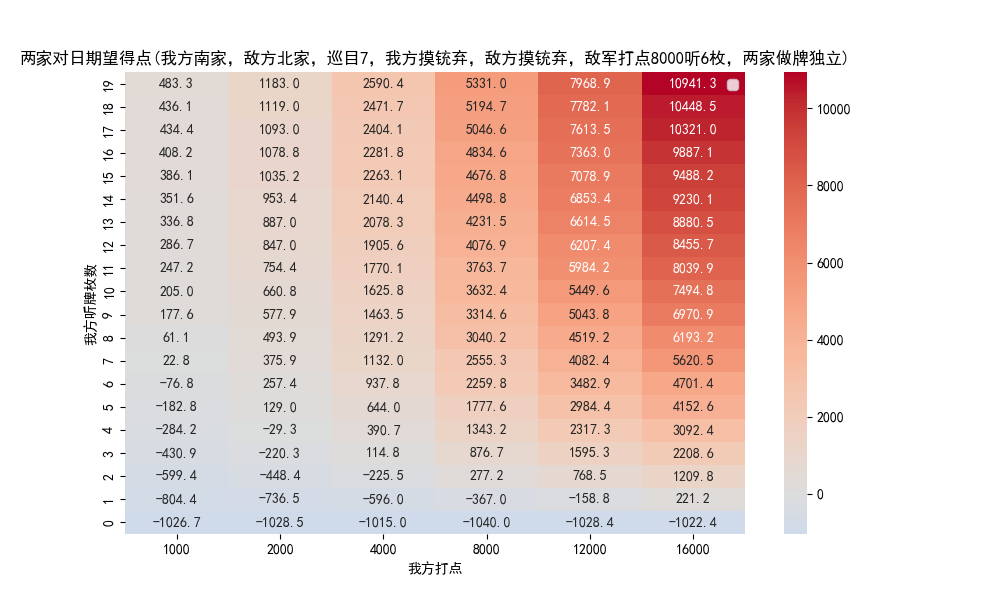

The Python source for this figure:
import argparse
import matplotlib.pyplot as plt
import os
import pandas as pd
import random
import seaborn as sns
import utils


SIM_NAME, _ = os.path.splitext(os.path.basename(__file__))
DATA_SET_NAME = f'{SIM_NAME}.csv'
PNG_PATH = f'{SIM_NAME}.png'


def sample():
    def all_data():
        draw_pile_size = 46
        for my_wait_count in range(20):
            for my_hand_power in [1000, 2000, 4000, 8000, 12000, 16000]:
                data_points = [utils.simulate_duel(my_index=1, oppo_index=3, draw_pile_size=draw_pile_size, my_wait_count=my_wait_count, my_hand_power=my_hand_power, i_may_get_off=True, oppo_wait_count=6, oppo_hand_power=8000, oppo_may_get_off=True) for _ in range(10000)]
                avg_score_diff = sum(data_points) / 10000
                yield (my_wait_count, my_hand_power, draw_pile_size, avg_score_diff)
    dataset = list(all_data())
    df = pd.DataFrame(dataset, columns=['my_wait_count', 'my_hand_power', 'draw_pile_size', 'avg_score_diff'])
    df.to_csv(DATA_SET_NAME, index=False)


def plot():
    df = pd.read_csv(DATA_SET_NAME)
    heatmap_data = df.pivot_table(index='my_wait_count', columns='my_hand_power', values='avg_score_diff')

    plt.rcParams['font.sans-serif'] = ['SimHei']  # For Chinese characters
    plt.rcParams['axes.unicode_minus'] = False    # To display the minus sign correctly

    plt.figure(figsize=(10, 6))
    sns.heatmap(heatmap_data, annot=True, cmap='coolwarm', center=0, fmt='.1f')

    plt.xlabel('我方打点')
    plt.ylabel('我方听牌枚数')
    plt.title('两家对日期望得点(我方南家，敌方北家，巡目7，我方摸铳弃，敌方摸铳弃，敌军打点8000听6枚，两家做牌独立)')
    plt.gca().invert_yaxis()
    plt.legend()
    plt.savefig(PNG_PATH)


if __name__=='__main__':
    sample()
    plot()
